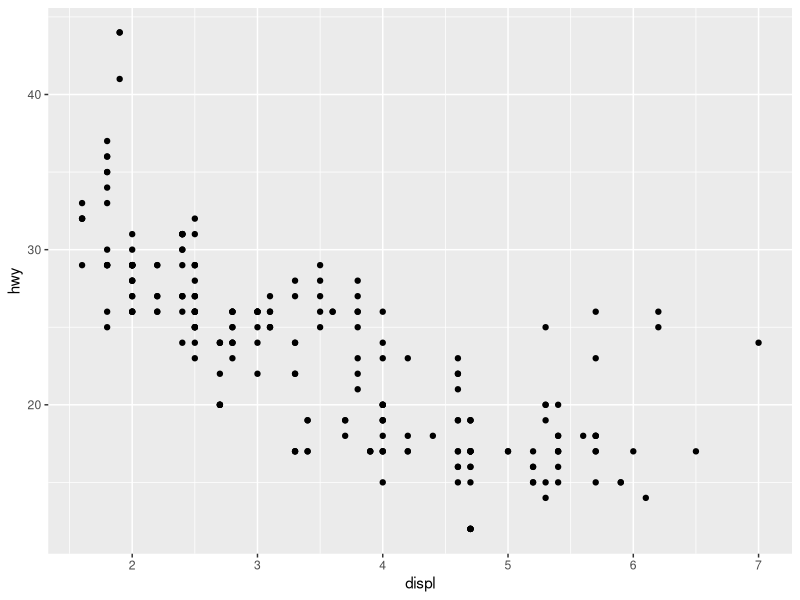
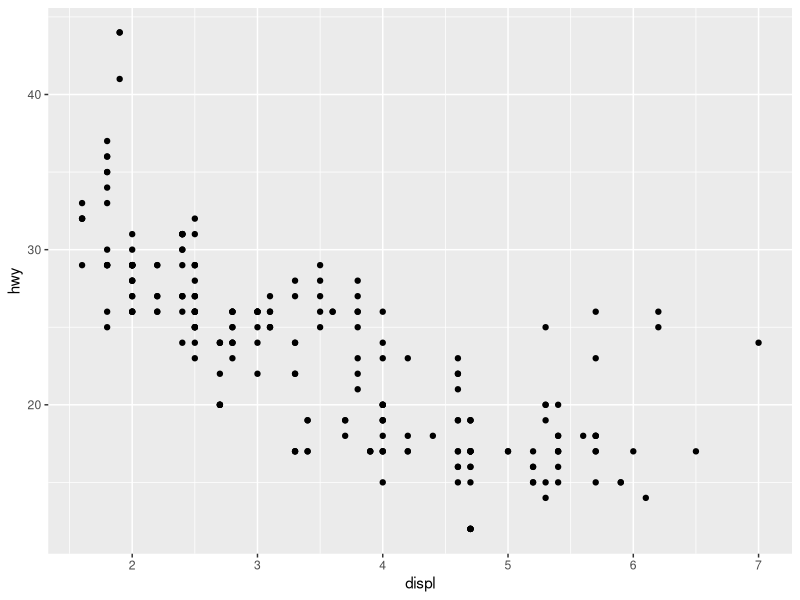
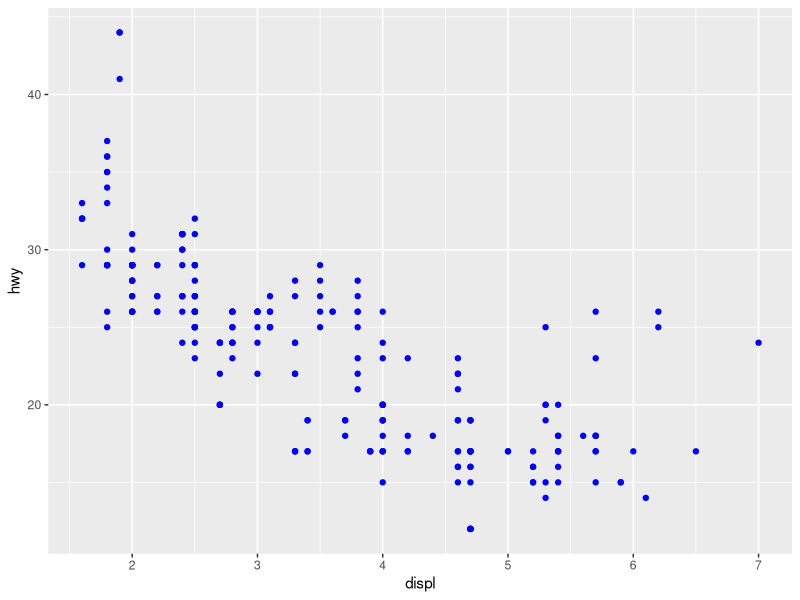
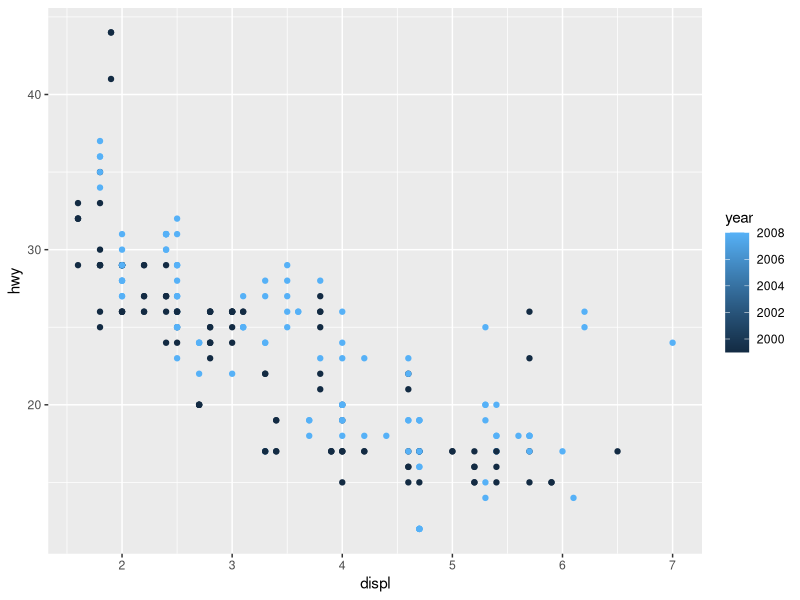
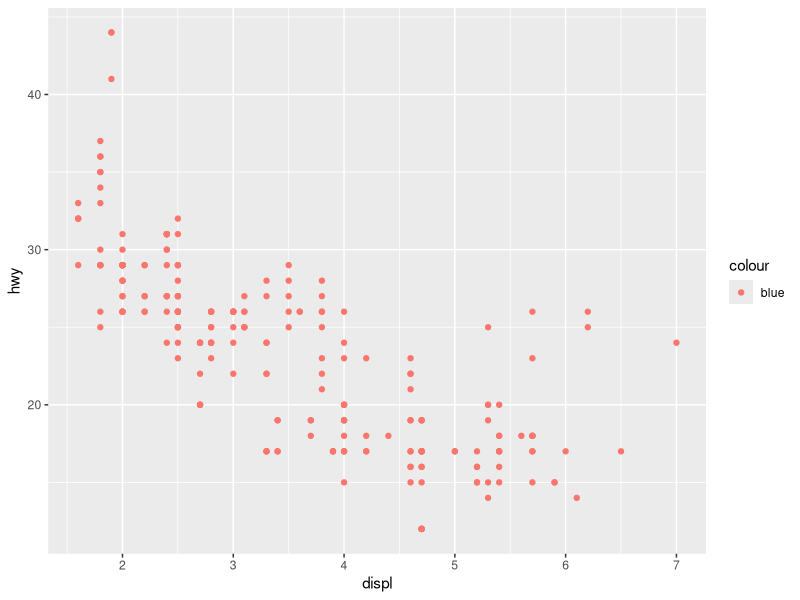
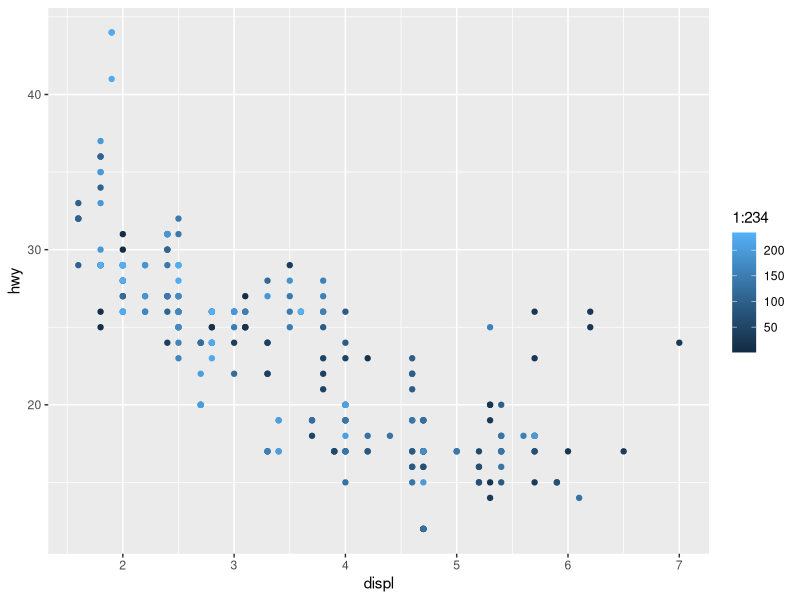
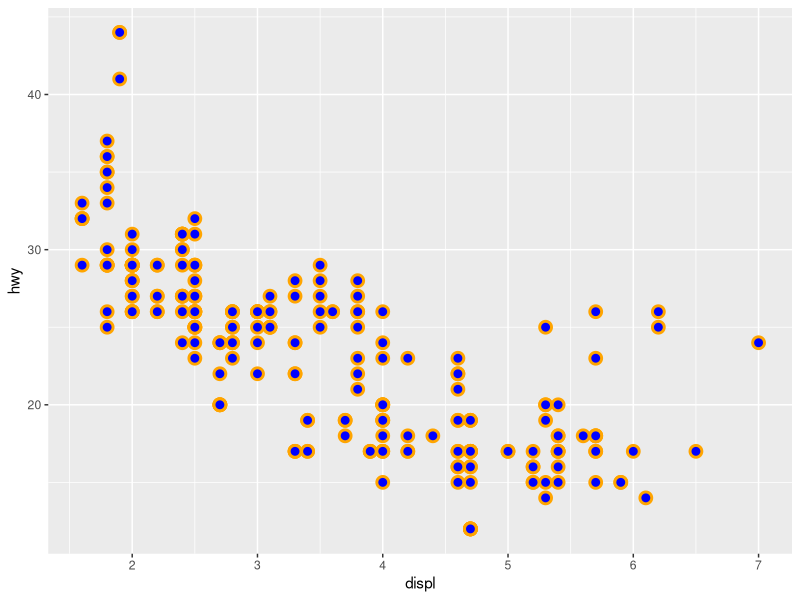

These figures' R source, in order:
# J. Willms, Nov 2019
# Skript: Programmierung für statistische Datenanalyse
#
# Quelltexte: Kapitel 6 

#library(tidyverse)
library(ggplot2)
str(mpg)
?mpg 
 
## Umrechnung von Miles per Gallon (mpg) nach Liter pro 100 km
literPer100km <- function(mpg) {
  return(round(235.195 / mpg, digits = 1))
}

fuel.mpg <- seq(10,40,by=5)
fuel.mpg
literPer100km(fuel.mpg) 
  
ggplot(data = mpg) + 
  geom_point(mapping = aes(x = displ, y = hwy))
qplot(displ, hwy, data = mpg)


###  6.1.1	Beispiel: Ästhetische Eigenschaften (aesthetic) festlegen ###########
### Alle Punkte blau
ggplot(data = mpg) +                          # outside of aes()
  geom_point(mapping = aes(x = displ, y = hwy), color = "blue")

ggplot(data = mpg) +                           # inside aes()
  geom_point(mapping = aes(x = displ, y = hwy, color = year))

ggplot(data = mpg) +                         
  geom_point(mapping = aes(x = displ, y = hwy, color = "blue"))

ggplot(data = mpg) +                          
  geom_point(mapping = aes(x = displ, y = hwy, color = 1:234))


### 6.1.2	Beispiel: Ästhetische Eigenschaften (aesthetic) für geom_point() #####
ggplot(data = mpg) +                         
  geom_point(mapping = aes(x = displ, y = hwy), 
             size = 3, stroke = 1.5, shape = 21, fill = "blue", color ="orange") 
